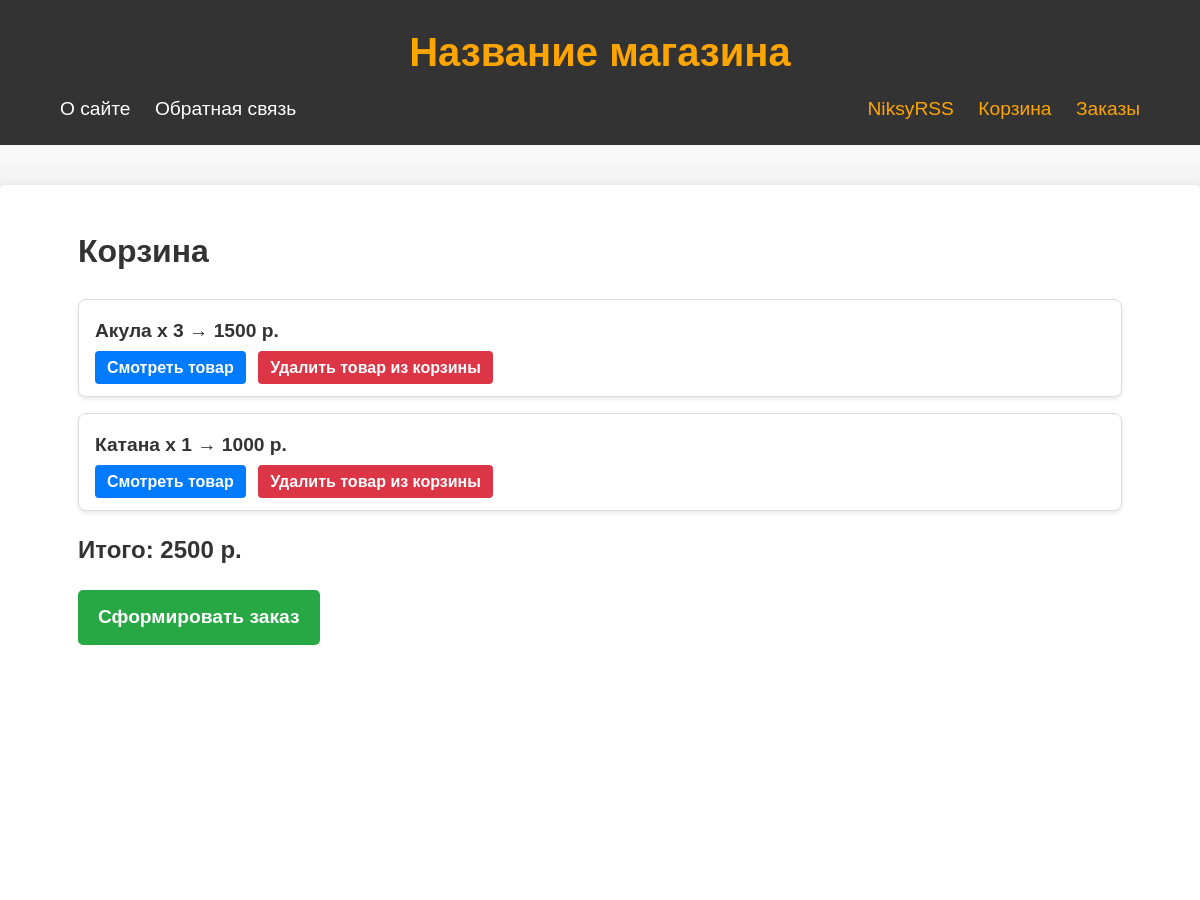
The app's page /cart/ (signed in, upper part), older data.
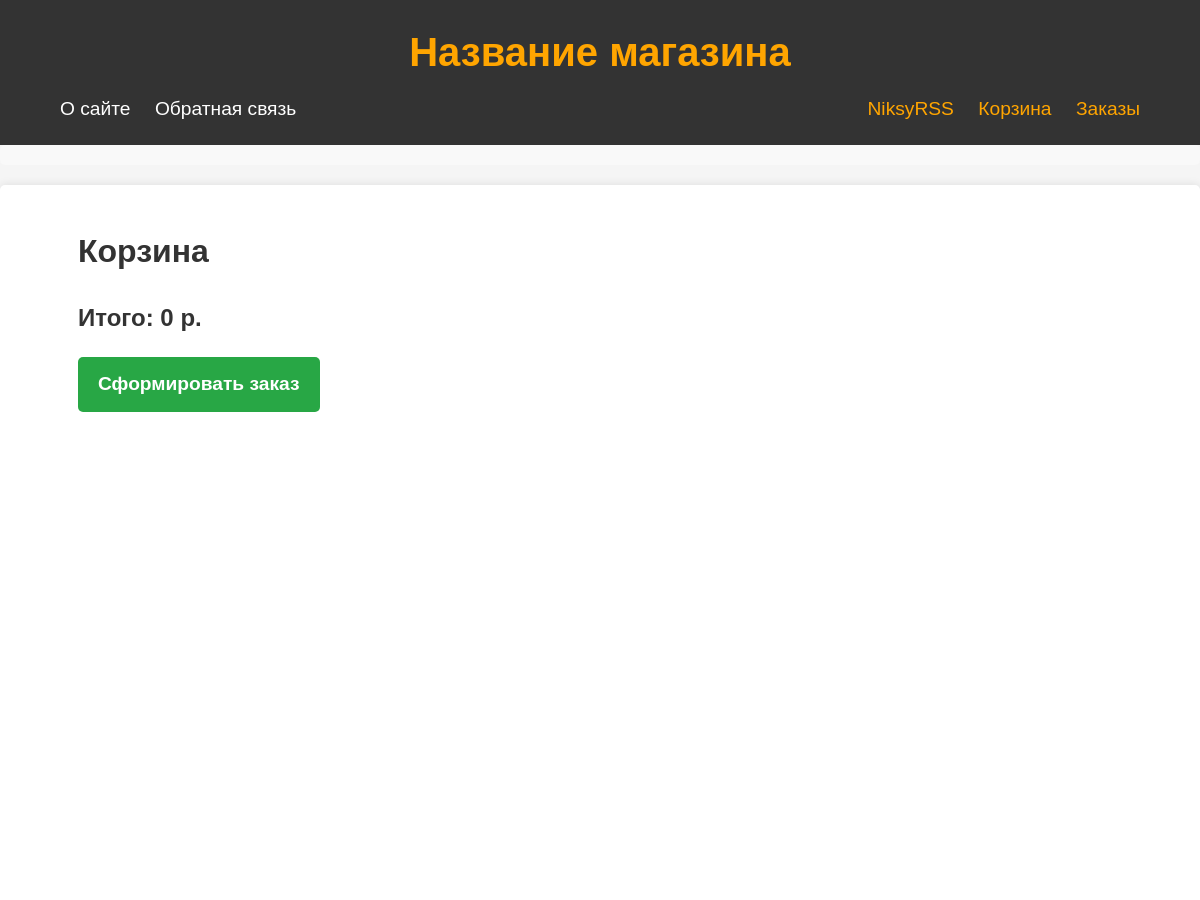
The same page, newer data.
### justsite/models.py (models this page shows, shortened)
class Items(models.Model):
    class Status(models.IntegerChoices):
        DRAFT = 0, 'Черновик'
        PUBLISHED = 1, 'На витрине'
    name = models.CharField(max_length=255, verbose_name="Название товара")
    slug = models.SlugField(max_length=255, db_index=True, unique=True, verbose_name="Слаг", validators=[
        MinLengthValidator(5, message="Минимум 5 символов"),
        MaxLengthValidator(100, message="Максимум 100 символов"),
    ])
    photo = models.ImageField(upload_to="photos/%Y/%m/%d/", default=None, blank=True, null=True, verbose_name="Фото")
    description = models.TextField(blank=True, verbose_name="Описание")
    time_create = models.DateTimeField(auto_now_add=True, verbose_name="Время создания")
    is_published = models.BooleanField(choices=tuple(map(lambda x: (bool(x[0]), x[1]), Status.choices)),
                                       default=Status.DRAFT, verbose_name="Статус")
    cat = models.ForeignKey('Category', on_delete=models.SET_NULL, related_name='items', verbose_name="Категория", null=True)
    tags = models.ManyToManyField('TagItem', blank=True, related_name='tags', verbose_name="Теги")
    price = models.IntegerField(blank=True, verbose_name="Цена", null=True)
    rate = models.FloatField(blank=True, verbose_name="Рейтинг", null=True)
    objects = models.Manager()
    published = PublishedModel()
    class Meta:
        ordering = ['name']
        indexes = [
            models.Index(fields=['name']),
        ]
        verbose_name = "Товары магазина"
        verbose_name_plural = 'Товары магазина'

### justsite/views.py (the view, shortened to what this page needs)
# urls.py: path('cart/', views.CartSummary.as_view(), name="cart"),
class CartSummary(LoginRequiredMixin, DataMixin, ListView):
    template_name = 'justsite/cart.html'
    context_object_name = 'cart_items'
    title_page = "Корзина"
    def get_queryset(self):
        q = self.request.user.cart.all().annotate(count=Count('id'), total=F('price')*F('count')).values('name', 'count', 'total', 'slug')
        self.summ = sum(map(lambda x: x['total'], q))
        return q
    def get_context_data(self, *, object_list=None, **kwargs):
        context = super().get_context_data(**kwargs)
        return self.get_mixin_context(context, summ=self.summ)

### justsite/context_processors.py (called while the page is built)
def get_site_context(request):
    return {'mainmenu': menu, 'index_ignore_list': ['about', 'contact']}

### justsite/utils.py (called while the page is built)
    def get_mixin_context(self, context, **kwargs):
        context.update(kwargs)
        return context

### justsite/templates/justsite/cart.html (shortened to what this page needs)
{% extends 'base.html' %}
{% block content %}
<h1>{{ title }}</h1>
{% for i in cart_items %}
<div class="cart-page-item">
    <div class="cart-page-item-details">
        <h3 class="cart-page-item-name">{{ i.name }} x {{i.count}} → {{i.total}} р.</h3>
        <div class="cart-page-item-actions">
            <a class="cart-page-link view-product" href="{% url 'item' i.slug %}">Смотреть товар</a>
            <a class="cart-page-link remove-product" href="{% url 'delete_from_cart' i.slug %}">Удалить товар из корзины</a>
        </div>
    </div>
</div>
{% endfor %}
<h2 class="cart-page-total">Итого: {{summ}} р.</h2>
<div class="cart-page-checkout">
    <a class="cart-page-link checkout" href="{% url 'create_order' %}">Сформировать заказ</a>
</div>
{% endblock %}

### templates/base.html (shortened to what this page needs)
{% load static %}
{% load pstags %}
<html lang="ru">
<head>
    <link rel="stylesheet" href="{% static 'justsite/css/styles.css' %}">
</head>
<body>
    <header class="site-header">
        <div class="container">
            <h1 class="site-title"><a href="{% url 'home' %}">Название магазина</a></h1>
            <nav class="main-nav">
                <div class="menu-left">
                    {% block mainmenu %}
                        {% for m in mainmenu %}
                            <a href="{% url m.url_name %}">{{ m.title }}</a>
                        {% endfor %}
                    {% endblock %}
                </div>
                <div class="user-nav">
                    {% if user.is_authenticated %}
                        <a href="{% url 'users:profile' %}">{{ user.username }}</a>
                        <a href="{% url 'cart' %}">Корзина</a>
                        <a href="{% url 'orders' %}">Заказы</a>
                    {% else %}
                        <a href="{% url 'users:login' %}">Войти</a>
                        <a href="{% url 'users:register' %}">Регистрация</a>
                        <a href="{% url 'cart' %}">Корзина</a>
                        <a href="{% url 'orders' %}">Заказы</a>
                    {% endif %}
                </div>
            </nav>
        </div>
    </header>
    <div class="breadcrumbs">
    </div>
    <main class="content">
        <div class="container">
            {% block content %}
            {% endblock %}
        </div>
    </main>
</body>
</html>

Row changes from the older to the newer data that the page shows:
no longer on this page (row unchanged): Items: name "Акула", count "3", total "1500"
no longer on this page (row edited): Items: name "Катана", count "1", total "1000"
Text that changed along with them:
{{ summ }}: "2500" → "0"
